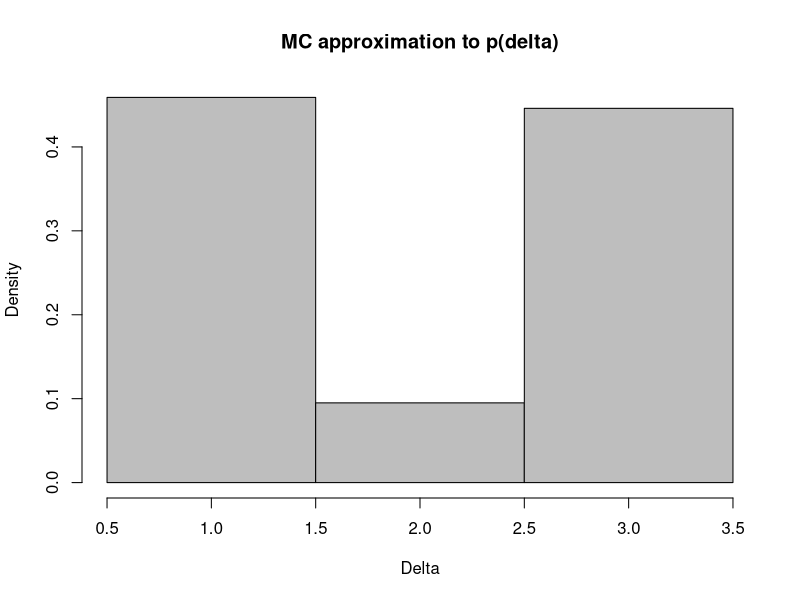
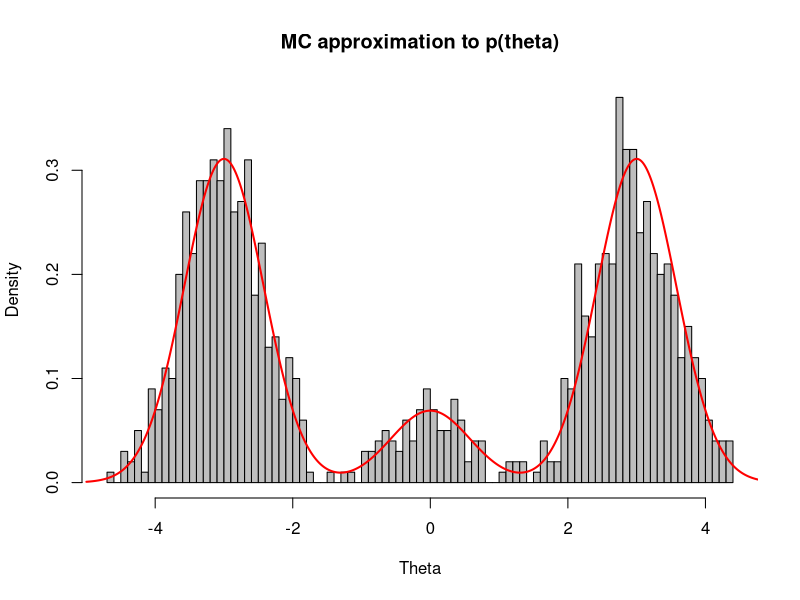
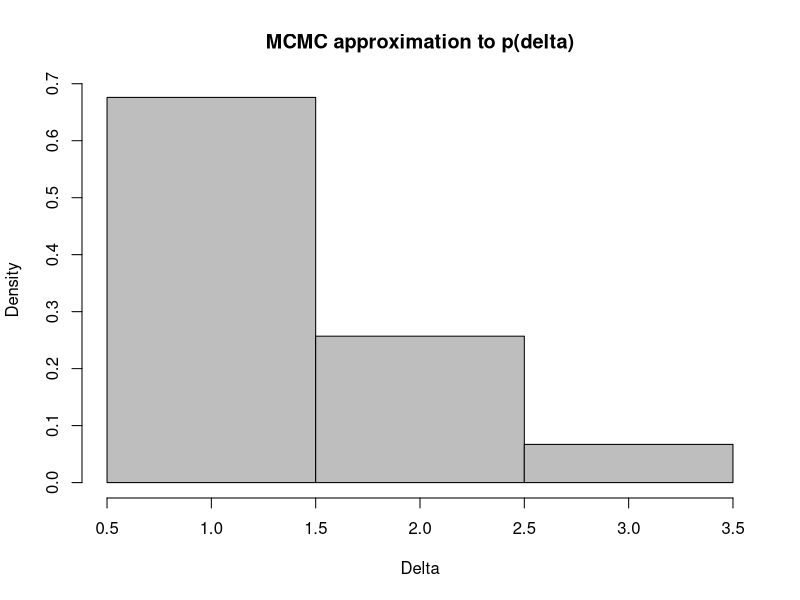
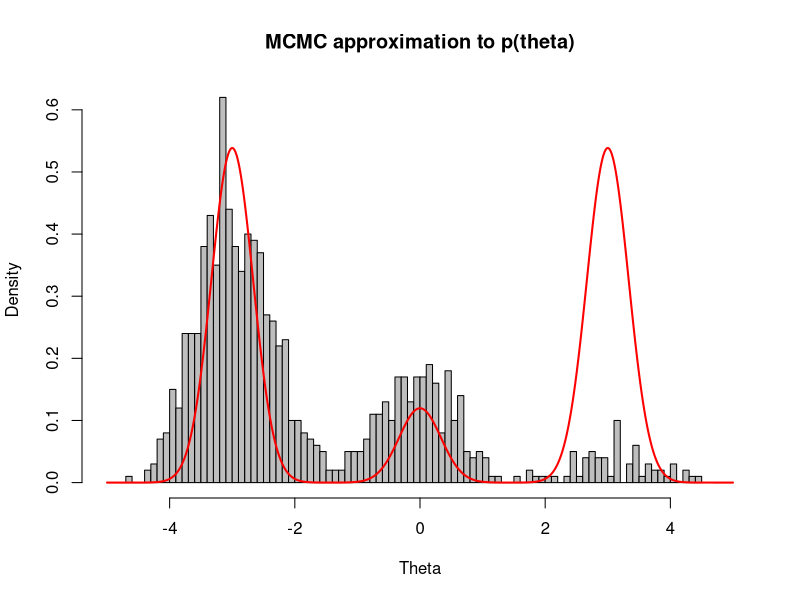
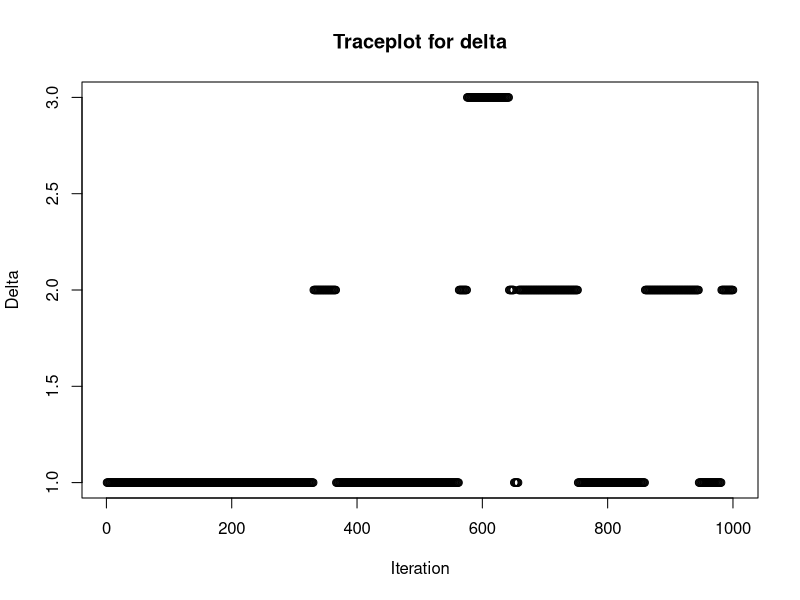
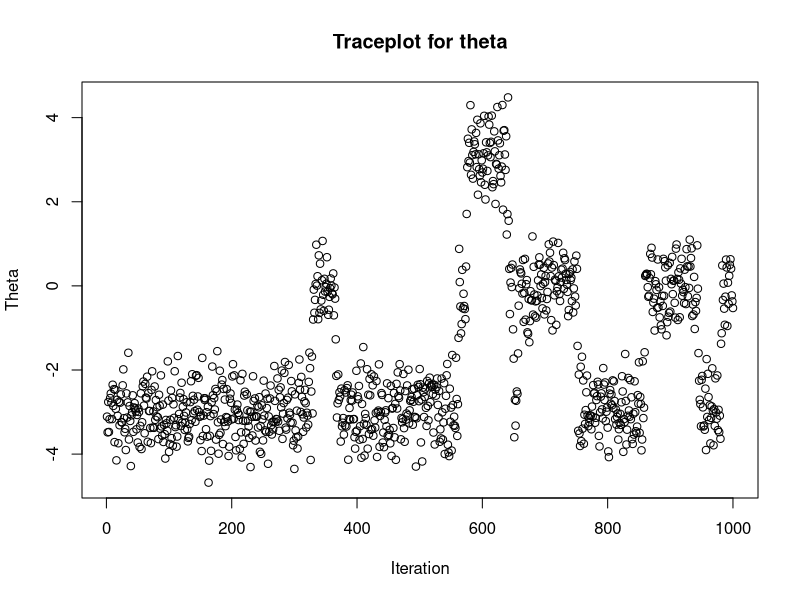
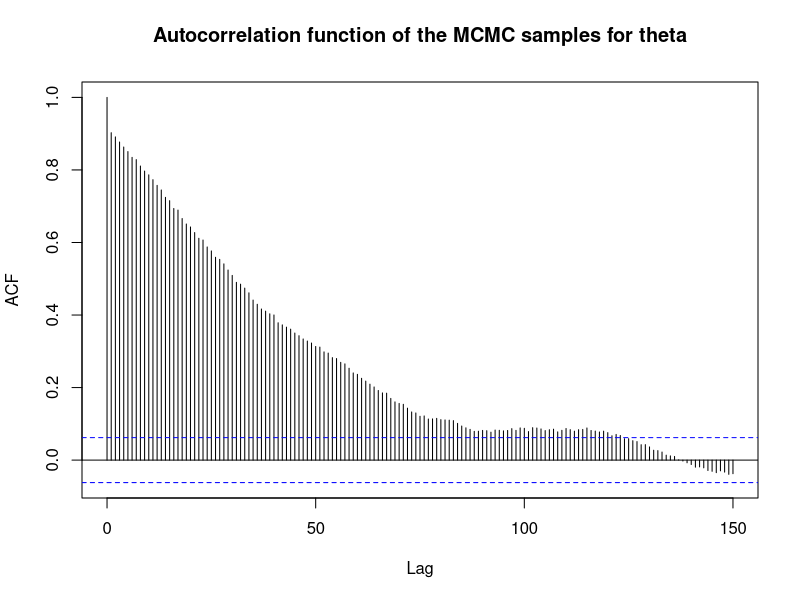

Generate these figures, in order, with R:
####  MC approximation vs MCMC approximation to a distribution
####  Here we consider the approximation to the joint distribution p(delta, theta)
####  where delta is a discrete distribution that can take 3 values: 1, 2 or 3
####  p(delta=1)=0.45, p(delta=2)=0.1 and p(delta=3)=0.45
####  On the other hand, the conditional distribution of theta given delta is:
####  p(theta | delta=1)=N(theta; -3,1/3); p(theta| delta=2)=N(theta; 0, 1/3)
####  and p(theta | delta=3)=N(theta; 3, 1/3).
####  The marginal distribution of p(theta) is a mixture of the 3 normal distributions
####  with weights respectively equal to 0.45, 0.1 and 0.45



####  MC approximation to p(delta, theta)

B <- 1000

joint.samples.MC <- matrix(0,B,2)

set.seed(0)
for(i in 1:B){
	
	# sampling a value for delta from p(delta)
	joint.samples.MC[i,1] <- sample(c(1,2,3),1,replace=FALSE,prob=c(0.45,0.1,0.45))
	# sampling a value for theta from p(theta | delta) 
	if(joint.samples.MC[i,1]==1){
		joint.samples.MC[i,2] <- rnorm(1,-3,sqrt(1/3))
	}
	if(joint.samples.MC[i,1]==2){
		joint.samples.MC[i,2] <- rnorm(1,0,sqrt(1/3))
	}
	if(joint.samples.MC[i,1]==3){
		joint.samples.MC[i,2] <- rnorm(1,3,sqrt(1/3))
	}
}



hist(joint.samples.MC[,1],breaks=c(0.5,1.5,2.5,3.5),probability=TRUE,col="grey",xlab="Delta",main="MC approximation to p(delta)")

## this is to compute and plot the exact marginal distribution of theta
theta.values <- seq(-5,5,length=1000)

hist(joint.samples.MC[,2],col="grey",prob=TRUE,breaks=100,xlab="Theta",main="MC approximation to p(theta)")
lines(theta.values,0.45*dnorm(theta.values,-3,sqrt(1/3))+0.1*dnorm(theta.values,0,sqrt(1/3))+0.45*dnorm(theta.values,3,sqrt(1/3)),lty=1,lwd=2,col="red")




####  MCMC approximation to p(delta, theta): Gibbs sampling

## functions to sample from the full conditionals
sample.delta <- function(theta,mean.delta,sigma2.delta,prob.delta){

	cond.prob.delta <- rep(0,3)
	cond.prob.delta[1] <- prob.delta[1]*dnorm(theta,mean.delta[1],sqrt(sigma2.delta[1]))
	cond.prob.delta[2] <- prob.delta[2]*dnorm(theta,mean.delta[2],sqrt(sigma2.delta[2]))
	cond.prob.delta[3] <- prob.delta[3]*dnorm(theta,mean.delta[3],sqrt(sigma2.delta[3]))
	
	cond.prob.delta <- cond.prob.delta/sum(cond.prob.delta)
	
	new.delta <- sample(c(1,2,3),1,replace=FALSE,prob=cond.prob.delta)
	return(new.delta)
}


sample.theta <- function(delta,mean.delta,sigma2.delta){
	new.theta <- rnorm(1,mean.delta[delta],sqrt(sigma2.delta[delta]))
	return(new.theta)
}



### MCMC algorithm
S <- 1000

mean.delta <- c(-3,0,3)
sigma2.delta <- c(1/3,1/3,1/3)
prob.delta <- c(0.45,0.1,0.45)
joint.samples.MCMC <- matrix(0,S,2)

set.seed(1)
# using as initial values delta=1, theta=-3
init.delta <- sample(c(1,2,3),1,replace=FALSE,prob.delta)
init.theta <- rnorm(1,mean.delta[init.delta],1/3)

for(i in 1:S){
	
	if(i==1){
		joint.samples.MCMC[i,] <- c(init.delta,init.theta)
	}
	if(i>1){
		# sampling a value for delta from the full p(delta|theta)
		joint.samples.MCMC[i,1] <- sample.delta(joint.samples.MCMC[i-1,2],mean.delta,sigma2.delta,prob.delta)
		# sampling a value for theta from the full p(theta|delta)
		joint.samples.MCMC[i,2] <- sample.theta(joint.samples.MCMC[i,1],mean.delta,sigma2.delta)
	}
}



hist(joint.samples.MCMC[,1],breaks=c(0.5,1.5,2.5,3.5),probability=TRUE,col="grey",xlab="Delta",main="MCMC approximation to p(delta)")

hist(joint.samples.MCMC[,2],col="grey",prob=TRUE,breaks=100,xlab="Theta",main="MCMC approximation to p(theta)",xlim=c(-5,5))
lines(theta.values,0.45*dnorm(theta.values,-3,1/3)+0.1*dnorm(theta.values,0,1/3)+0.45*dnorm(theta.values,3,1/3),lty=1,lwd=2,col="red")


### Traceplot for delta and theta
plot(joint.samples.MCMC[,1],xlab="Iteration",main="Traceplot for delta",ylab="Delta")

plot(joint.samples.MCMC[,2],xlab="Iteration",main="Traceplot for theta",ylab="Theta")


##  Computing the autocorrelation
acf(joint.samples.MCMC[,2],plot=FALSE)

##  Computing the effective sample size
library(coda)
effectiveSize(joint.samples.MCMC[,2])

##  Determining the thinning parameter
acf(joint.samples.MCMC[,2],lag=150,main="Autocorrelation function of the MCMC samples for theta")


